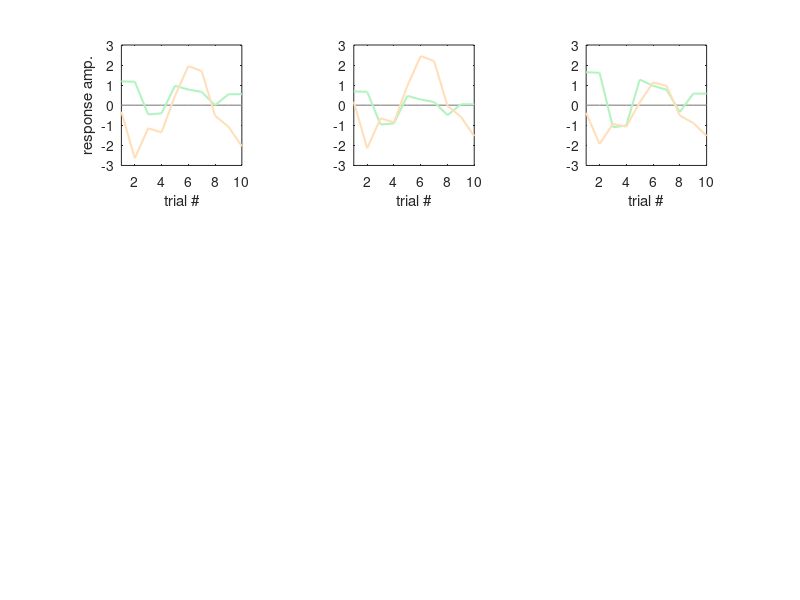

MATLAB code for this plot: (Note: this script raises an error after producing the figure.)
close all
clear all
rng(2);

saveFolder = fullfile('~','misc','data18','rothzn','nsd','repDrift_expand');
figsFolder = fullfile('~','misc','data18','rothzn','nsd','repDrift_expand_figs');
if ~isfolder(saveFolder)
    saveFolder = ['/misc/data18/rothzn/nsd/repDrift_expand/'];
    figsFolder = ['/misc/data18/rothzn/nsd/repDrift_expand_figs/'];
end

% figsFolder = fullfile('/Users','rothzn','NSD',['repDrift_expand_figs']);
saveFigs=0;

linewidth=1.5;
zeroColor = 0.6*[1 1 1];
sessColor = {[180,243,192]./255,[255,223,186]./255};
graySubColor = 0.7*ones(1,3);
nsessions = 2;
T = 10;
gain=1;
origResp = gain*rand(T,nsessions)-gain/2;
% origResp = randn(T,nsessions);
for i=1:nsessions
    origResp(:,i) = zscore(origResp(:,i));
end
origResp(:,1) = origResp(:,1)*0.6 + 0.5;
origResp(:,2) = origResp(:,2)*1.5 - 0.5;
% origResp(:,3) = origResp(:,3)*2;
% origResp(:,4) = origResp(:,4)*0.4;
zeromean = origResp - mean(origResp);
normstd = (origResp - mean(origResp))./std(origResp) + mean(origResp);
f=figure(1);
rows=3;
cols=3;
subplot(rows,cols,1)
% plot(origResp)
plot(1:T,zeros(1,T),'color',zeroColor,'linewidth',1); hold on
for isess=1:nsessions
    plot(origResp(:,isess),'color',sessColor{isess},'linewidth',linewidth); hold all
end
axis square
subplot(rows,cols,2)
plot(1:T,zeros(1,T),'color',zeroColor,'linewidth',1); hold on
for isess=1:nsessions
    plot(zeromean(:,isess),'color',sessColor{isess},'linewidth',linewidth); hold all
end
axis square
subplot(rows,cols,3)
plot(1:T,zeros(1,T),'color',zeroColor,'linewidth',1); hold on
for isess=1:nsessions
    plot(normstd(:,isess),'color',sessColor{isess},'linewidth',linewidth); hold all
end
axis square
for isubplot=1:3
    subplot(rows,cols,isubplot)
    axis square
    xlim([1 T]);
    ylim([-3 3]);
    xlabel('trial #');
       if isubplot==1
    ylabel('response amp.');
       end
end


%% LOAD ACTIAL DATA AND PERMUTATIONS
subjects = [1:8];
% saveFigs=0;
% subjects = [1 2 5 7];
nperms=1000;

toNormalize = 0;
singleSubject=1;
figRoi=1;
linewidthWide=2;
linewidthNarrow = 1;
errorbarColor = [0.2 0.2 0.2];
surfaceAlpha = 0.1;
subColor = {[0 0.4470 0.7410],[0.8500 0.3250 0.0980], [0.9290 0.6940 0.1250],...
    [0.4940 0.1840 0.5560],[0.4660 0.6740 0.1880], [0.3010 0.7450 0.9330], [0.6350 0.0780 0.1840],...
    [0.4660 0.6740 0.1880]/2+[0.8500 0.3250 0.0980]/2};
iroi = [1];

% saveFolder = fullfile('~','NSD',['repDrift_expand']);

normalizeStr = '';
if toNormalize
    normalizeStr = '_normalized';
end
r2thresh = 0;%33;%50;
r2threshStr = '';
if r2thresh>0
    r2threshStr = ['r2thresh' num2str(r2thresh,'%4.2f')];
end
zscoreVals=[0 2 3];
for izscore=1:length(zscoreVals)
    
    toZscore=zscoreVals(izscore);
    zscoreStr='';
    titleStr = 'original';
    if toZscore==1
        zscoreStr = '_zscore';
        titleStr = 'z-scored';
    elseif toZscore==2
        zscoreStr = '_zeroMean';
        titleStr = 'demeaned';
    elseif toZscore==3
        zscoreStr = '_equalStd';
        titleStr = 'norm. variance';
    end
    
    load(fullfile(saveFolder, ['perm' num2str(nperms) zscoreStr normalizeStr r2threshStr '.mat']),...
        'toNormalize','toZscore', 'useMedian','r2thresh','nrois','rois', ...
        'permOrders', 'subSessions',...
        'r2split','r2oriSplit','pearsonRori','pearsonR',...
        'r2Dist','r2OriDist','pearsonDist','pearsonOriDist',...
        'r2DistPerm','r2OriDistPerm','pearsonDistPerm','pearsonOriDistPerm',....
        'r2DistSess','r2OriDistSess','pearsonDistSess','pearsonOriDistSess',...
        'r2DistSessPerm','r2OriDistSessPerm','pearsonDistSessPerm','pearsonOriDistSessPerm',...
        'meanAutocorrBetas', 'autocorrMeanBetas','meanAutocorrStdBetas','autocorrMeanStdBetas',...
        'meanAutocorrConstant','meanAutocorrConstantOri','autocorrMeanConstant','autocorrMeanConstantOri',...
        'autocorrMeanCoef','autocorrMeanCoefOri','meanAutocorrCoef','meanAutocorrCoefOri',...
        'meanAutocorrBetasPerm','autocorrMeanBetasPerm',...
        'meanAutocorrStdBetasPerm','autocorrMeanStdBetasPerm',...
        'meanAutocorrConstantPerm','meanAutocorrConstantOriPerm',...
        'autocorrMeanConstantPerm','autocorrMeanConstantOriPerm',...
        'autocorrMeanCoefPerm','autocorrMeanCoefOriPerm',...
        'meanAutocorrCoefPerm','meanAutocorrCoefOriPerm',...
        'subRoiPrf','numGoodVox');
    nsubjects = length(subjects);
    
    %% use data for selected subjects
    subSessions = subSessions(subjects,:);
    minSessions = min(sum(subSessions,2));
    
    %% AUTOCORRELATION - Mean betas, and STD betas
    autocorrMin = -0.15;
    autocorrMax = 0.25;
    starHeight = 0.23; starSize=20; starColor = [0 0 0];
    
    
    data = meanAutocorrBetas;
    
    permData = meanAutocorrBetasPerm;
    
    %keep only data for chosen subjects
    data = data(:,subjects,:);
    permData = permData(:,subjects,:,:);
    
    subplot(rows,cols,cols+izscore);
    %     plot(squeeze(data(iroi,:,2:end))'); hold all
    for isub=1:length(subjects)
        plot(squeeze(data(iroi,isub,2:end))','color',subColor{subjects(isub)},'linewidth',linewidthNarrow); hold all
    % plot(squeeze(data(iroi,isub,2:end))','color',graySubColor,'linewidth',linewidthNarrow); hold all
    end
    empiricalMean = squeeze(mean(data(iroi,:,2:end),2));
    plot(empiricalMean','linewidth',linewidthWide,'color',[0 0 0]);
    ylim([autocorrMin autocorrMax]);
    if ~saveFigs
        title(titleStr)
    end
    axis square
    xlabel('lag (sessions)');
    if izscore==1
    ylabel('correlation (r)');
    end
    plot(0:size(data,3),zeros(1,1+size(data,3)),'color',0.5*[1 1 1]);
    xlim([1 size(data,3)-1]);
    xticks([1 size(data,3)-1]);
    xticklabels([1 size(data,3)-1]);
    
    permMean = squeeze(mean(permData(iroi,:,:,2:end),2));
    for t=1:length(empiricalMean)
        pPermDistAutocorr(izscore,t) = sum(permMean(:,t)>=empiricalMean(t))/nperms;
    end
    
    subplot(rows,cols,2*cols+izscore);
    plot(squeeze(mean(permData(iroi,:,:,2:end),2))','color',[0.8 0.8 0.8]); hold all%mean over subjects, plot all permutations
    plot(squeeze(mean(squeeze(mean(permData(iroi,:,:,2:end),2)),1))','linewidth',linewidthWide,'color',[0 0 0]); hold all%mean over subjects, then over permutations
    ylim([autocorrMin autocorrMax]);

    axis square
    xlabel('lag (sessions)');
    if izscore==1
        ylabel('correlation (r)');
    end
    plot(0:size(data,3),zeros(1,1+size(data,3)),'color',0.5*[1 1 1]);
    xlim([1 size(data,3)-1]);
    xticks([1 size(data,3)-1]);
    xticklabels([1 size(data,3)-1]);
    
    %add significance stars
    subplot(rows,cols,cols+izscore);
    for t=1:length(empiricalMean)
        if pPermDistAutocorr(izscore,t)<=0.05
            scatter(t,starHeight,starSize,starColor,'.');
        end
        if pPermDistAutocorr(izscore,t)<=0.01
            scatter(t,starHeight-0.015,starSize,starColor,'.');
        end
    end
end


set(gcf,'position',[200 200 160*cols 500])
if saveFigs
%    savepdf(f,fullfile(figsFolder,['rep_fig2_left.pdf']));
   print('-painters','-dpdf',fullfile(figsFolder,['brief_figS3.pdf']));
%         saveas(h, [figFolder 'rep_fig2_left.' imgFormat]);
end
